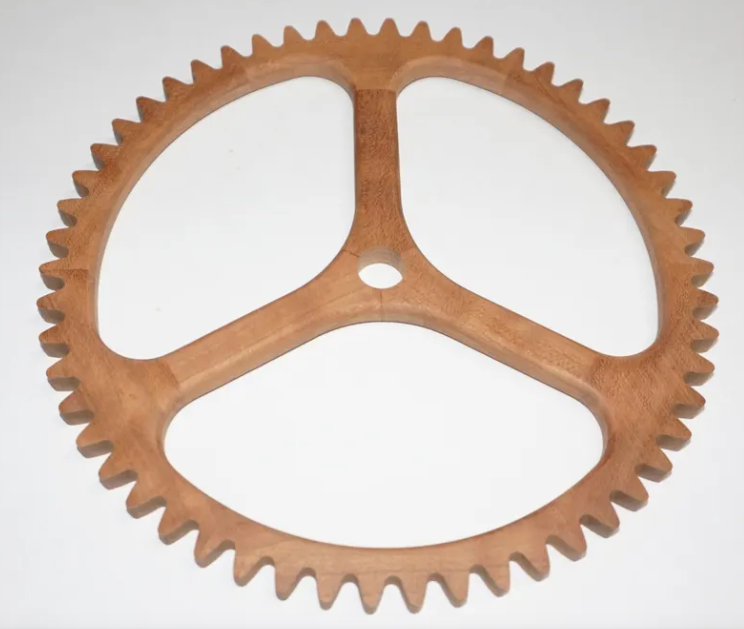
#> input picture src/drawings/Screenshot (3).png, 744 x 629 px, found by its file name
$ python measure_photo_v7.py
#> lines starting #> are read from the running program, lines starting #| are printed output that depends on the picture; after the words box and inside, x2 and y2 are one past the last pixel; in counts of white or black regions, pixels touching at a corner belong together
# -*- coding: utf-8 -*-
"""measure_photo_v7.py -- measure the real part on the photo with a proper
ellipse fit of the outer (tooth-tip) boundary, so that the perspective
foreshortening is removed correctly.

All results are given as fractions of the tooth-tip radius.
"""
import math
import numpy as np
from PIL import Image
from scipy import ndimage

SRC = "/workspace/src/drawings/Screenshot (3).png"
OUT = "/workspace/FreeCAD_Models/out/"

rgb = np.array(Image.open(SRC).convert("RGB")).astype(float)
H, W, _ = rgb.shape
#> H = 629; W = 744
R, G, B = rgb[:, :, 0], rgb[:, :, 1], rgb[:, :, 2]
mx, mn = rgb.max(axis=2), rgb.min(axis=2)
sat = mx - mn
wood = (sat > 22) & (R > B + 8) & (mx < 252)
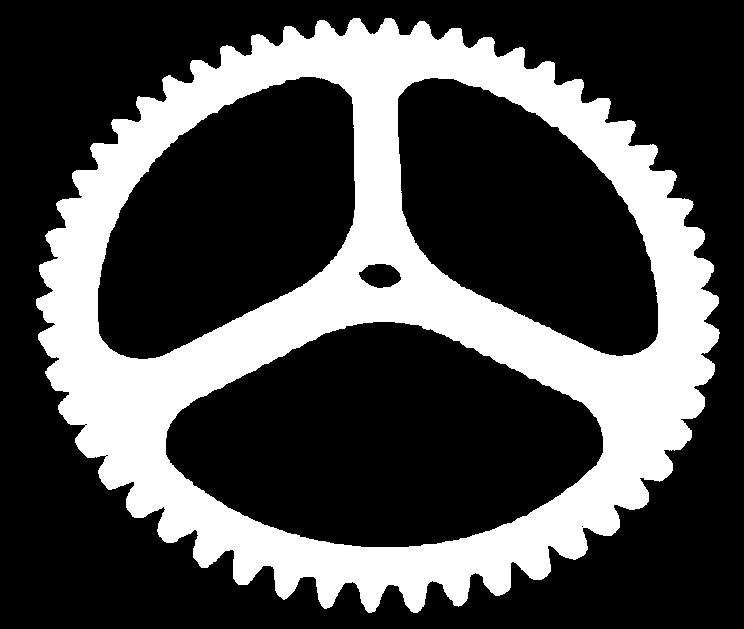
#> wood: shape (629, 744) bool; 29.4% white; 1 white region, box (x1, y1, x2, y2) and area: (36, 18, 720, 613) 137647
wood = ndimage.binary_closing(wood, np.ones((3, 3)))
#> wood: shape (629, 744) bool; 29.4% white; 1 white region, box (x1, y1, x2, y2) and area: (36, 18, 720, 613) 137743
lab, n = ndimage.label(wood, np.ones((3, 3)))
#> n = 1
sizes = ndimage.sum(wood, lab, range(1, n + 1))
#> sizes = [137743]
gid = int(np.argmax(sizes)) + 1
#> gid = 1
wood = (lab == gid)

# ---- outer boundary points -------------------------------------------------
er = ndimage.binary_erosion(wood, np.ones((3, 3)))
#> er: shape (629, 744) bool; 27.8% white; 1 white region, box (x1, y1, x2, y2) and area: (37, 19, 718, 612) 130193
bnd = wood & ~er
#> bnd: shape (629, 744) bool; 1.6% white in thin lines or dots, all inside (x1, y1, x2, y2) = (36, 18, 720, 613)
ys, xs = np.nonzero(bnd)
#> ys = 7550 values from 18 to 612; xs = 7550 values, max 719 at index 4089, min 36 at index 3549, mean 377.7
# keep only the outer boundary (drop the window/bore boundaries): the outer
# boundary is the set of boundary pixels whose distance to the background
# "outside" is small; simpler: take points that are on the convex hull side.
# Use the fact that the outer boundary is the largest connected boundary loop.
bl, bn = ndimage.label(bnd, np.ones((3, 3)))
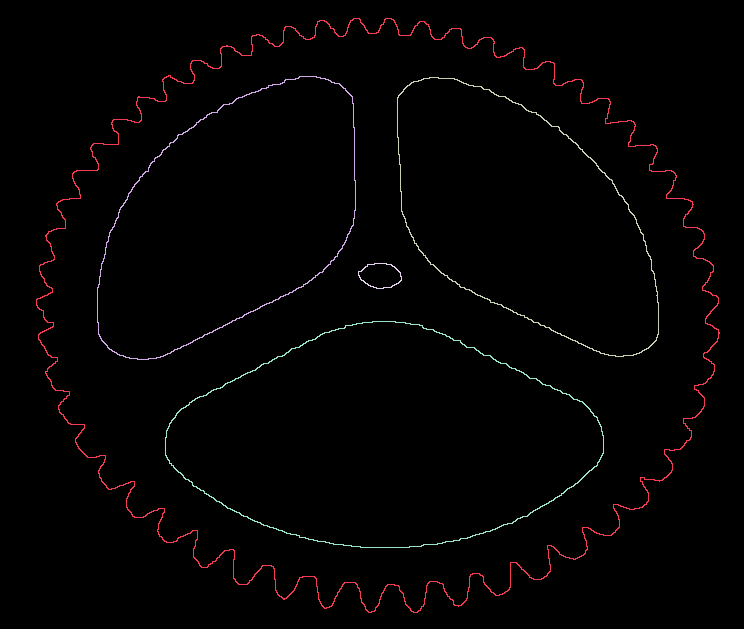
#> bl: shape (629, 744) int32; 6 distinct labels, from 0 to 5; one colour per label, 0 black
#> bn = 5
bs = ndimage.sum(bnd, bl, range(1, bn + 1))
#> bs = [3923, 1082, 1081, 136, 1328]
oid = int(np.argmax(bs)) + 1
#> oid = 1
ys, xs = np.nonzero(bl == oid)
#> ys = 3923 values from 18 to 612; xs = 3923 values, max 719 at index 1964, min 36 at index 1839, mean 376.1
print("outer boundary points: %d" % len(xs))
#| outer boundary points: 3923

# ---- direct least squares ellipse fit (Fitzgibbon) -------------------------
x = xs.astype(float)
#> x has the same summary as xs
y = ys.astype(float)
#> y = 3923 values from 18 to 612
D = np.column_stack([x * x, x * y, y * y, x, y, np.ones_like(x)])
S = D.T @ D
#> S = [[2.68e+14, 1.41e+14, 1.08e+14, 4.38e+11, 2.45e+11, 757554528], [1.41e+14, 1.08e+14, 1.13e+14, 2.45e+11, 2.2e+11, 479052345], [1.08e+14, 1.13e+14, 1.58e+14, 2.2e+11, 2.96e+11, 580763227], [4.38e+11, 2.45e+11, 2.2e+11, 757554528, 479052345, 1475428], [2.45e+11, 2.2e+11, 2.96e+11, 479052345, 580763227, 1265821], [757554528, 479052345, 580763227, 1475428, 1265821, 3923]]
C = np.zeros((6, 6))
C[0, 2] = C[2, 0] = 2.0
C[1, 1] = -1.0
w, v = np.linalg.eig(np.linalg.solve(S, C))
#> w = [0, 0, 0, 5.17e-11, -2.27e-13, -2.21e-13]; v = [[0, 0, 0, -6.37e-06, 8.26e-06, -1.57e-06], [0, 0, 0, 3.95e-07, 7.65e-06, 8.75e-06], [0, 0, 0, -8.69e-06, -1.15e-05, 1.87e-06], [1, 0, 0, 0.00469, -0.00866, -0.00159], [0, 1, 0, 0.00529, 0.00443, -0.00448], [0, 0, 1, -1, 1, 1]]
idx = np.argmax(np.real(w))
#> idx = 3
A, Bc, Cc, Dc, Ec, Fc = np.real(v[:, idx])
#> A = -6.37e-06; Bc = 3.95e-07; Cc = -8.69e-06; Dc = 0.00469; Ec = 0.00529; Fc = -1
# ellipse parameters
den = Bc * Bc - 4 * A * Cc
#> den = -2.21e-10
cx = (2 * Cc * Dc - Bc * Ec) / den
#> cx = 377.7
cy = (2 * A * Ec - Bc * Dc) / den
#> cy = 312.5
num = 2 * (A * Ec * Ec + Cc * Dc * Dc + Fc * Bc * Bc - Bc * Dc * Ec - 4 * A * Cc * Fc)
#> num = -3.15e-10
s = math.sqrt((A - Cc) ** 2 + Bc * Bc)
#> s = 2.35e-06
a = math.sqrt(abs(num / (den * ((A + Cc) + s))))
#> a = 334.6
b = math.sqrt(abs(num / (den * ((A + Cc) - s))))
#> b = 285.8
print("ellipse: centre=(%.2f,%.2f)  a=%.2f  b=%.2f  b/a=%.4f"
      % (cx, cy, a, b, b / a))
#| ellipse: centre=(377.71,312.53)  a=334.63  b=285.84  b/a=0.8542

# ---- corrected polar map ---------------------------------------------------
NA, NR = 1440, 720
RMAX = 1.05
th = np.linspace(0, 2 * math.pi, NA, endpoint=False)
rr = np.linspace(0, RMAX, NR)
TH, RR = np.meshgrid(th, rr, indexing="ij")
X = np.rint(cx + RR * a * np.cos(TH)).astype(int)
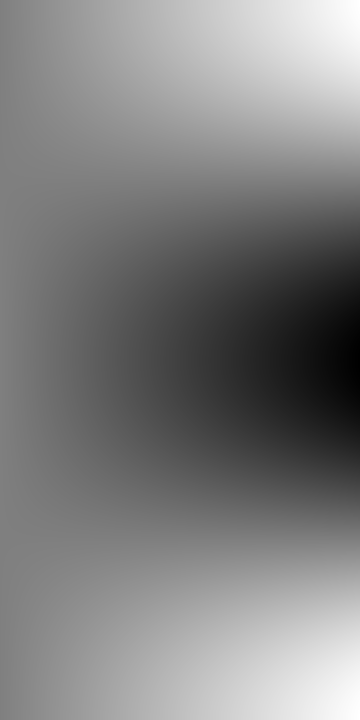
#> X: shape (1440, 720) int64 (shown at 1/2 size); min 26, max 729, mean 377.7; drawn with min black and max white
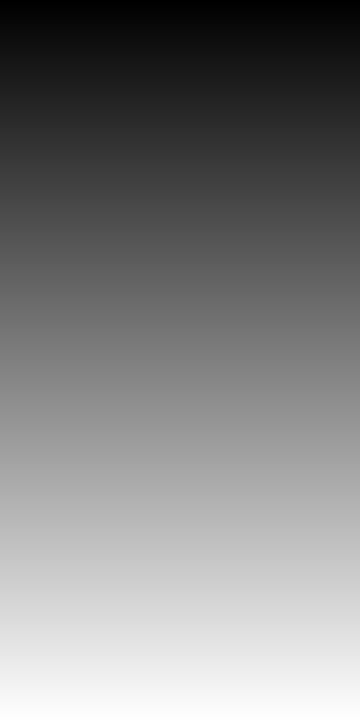
#> TH: shape (1440, 720) float64 (shown at 1/2 size); min 0, max 6.28, mean 3.14; drawn with min black and max white
Y = np.rint(cy - RR * b * np.sin(TH)).astype(int)
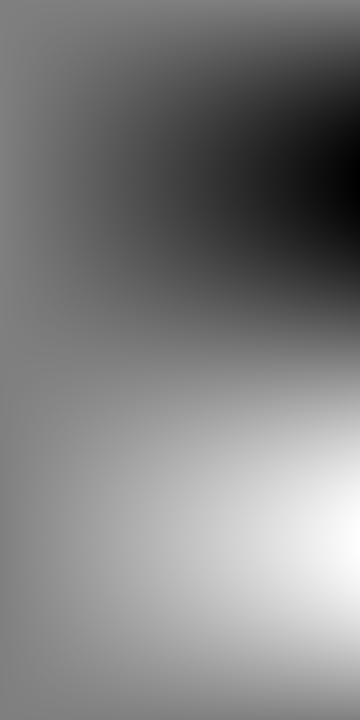
#> Y: shape (1440, 720) int64 (shown at 1/2 size); min 12, max 613, mean 312.5; drawn with min black and max white
ok = (X >= 0) & (X < W) & (Y >= 0) & (Y < H)
#> ok: shape (1440, 720) bool; every value is 1
pw = np.zeros((NA, NR), bool)
pw[ok] = wood[Y[ok], X[ok]]
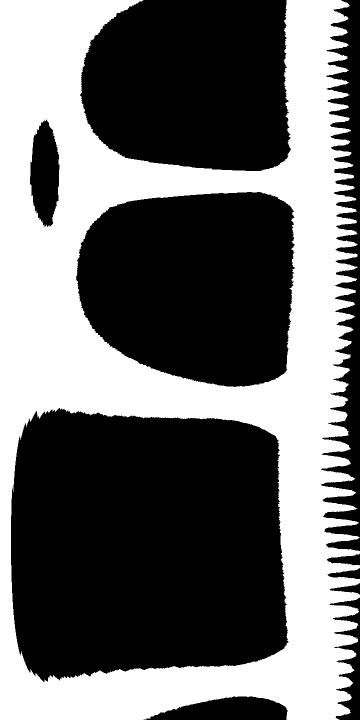
#> pw: shape (1440, 720) bool (shown at 1/2 size); 42.2% white; 1 white region, box (x1, y1, x2, y2) and area: (0, 0, 720, 1440) 437051
pw = ndimage.median_filter(pw.astype(np.uint8), size=(5, 1)).astype(bool)
#> pw: shape (1440, 720) bool; 42.2% white; 2 white regions (1 under 20 px), largest, box (x1, y1, x2, y2) and area: (0, 0, 720, 1440) 437127
np.save(OUT + "polar_wood_v7.npy", pw)

r_out = np.array([rr[np.nonzero(pw[i])[0][-1]] if pw[i].any() else 0.0
                  for i in range(NA)])
#> r_out = 1440 values, max 1.05 at index 1102, min 0.938 at index 968, mean 1
Rtip = np.percentile(r_out, 99.0)
#> Rtip = 1.05
Rroot = np.percentile(r_out, 1.0)
#> Rroot = 0.943
print("\nRtip=%.4f  Rroot=%.4f  depth=%.4f (%.3f Rtip)"
      % (Rtip, Rroot, Rtip - Rroot, (Rtip - Rroot) / Rtip))
#| Rtip=1.0500  Rroot=0.9434  depth=0.1066 (0.102 Rtip)

# teeth: count local maxima of the outer profile
rs = ndimage.median_filter(r_out, 3)
#> rs has the same summary as r_out
thr = 0.5 * (rs.max() + rs.min())
#> thr = 0.994
peaks = [i for i in range(NA)
         if rs[i] > thr and rs[i] >= rs[(i - 1) % NA] and rs[i] > rs[(i + 1) % NA]]
#> peaks = 89 values from 12 to 1427
merged = []
for p in peaks:
    if merged and (p - merged[-1]) % NA < 10:
        continue
    merged.append(p)
#> this loop made 89 passes
#> p on passes 1 to 12: 12, 38, 65, 90, 115, 117, 119, 141, 143, 167, 191, 214
#> after the loop, merged = 58 values from 12 to 1425
print("teeth (peak count) = %d" % len(merged))
#| teeth (peak count) = 58
sig = r_out - r_out.mean()
#> sig = 1440 values, max 0.0464 at index 1102, min -0.066 at index 968, mean -3.76e-17
F = np.abs(np.fft.rfft(sig))
#> F = 721 values, max 10.08 at index 49, min 5.38e-14 at index 0, mean 0.297
top = np.argsort(F[20:90])[::-1][:6] + 20
#> top = [49, 48, 47, 50, 62, 63]
print("FFT top harmonics: %s" % ", ".join("%d(%.0f)" % (k, F[k]) for k in top))
#| FFT top harmonics: 49(10), 48(10), 47(7), 50(7), 62(6), 63(5)

# ---- radial material fraction ---------------------------------------------
frac = pw.mean(axis=0)
#> frac = 720 values, max 1 at index 0, min 0.0167 at index 719, mean 0.422
print("\nradial material fraction (r/Rtip : frac):")
for f in np.arange(0.0, 1.01, 0.02):
    j = int(f / RMAX * NR)
    print("  %.2f : %.2f" % (f, frac[j]))
#> this loop made 51 passes
#|   0.00 : 1.00
#|   0.02 : 1.00
#|   0.04 : 0.82
#|   0.06 : 0.70
#|   0.08 : 0.66
#|   0.10 : 0.54
#|   0.12 : 0.50
#|   0.14 : 0.49
#> (further printed lines are left out)


def runs_at(fr, band=4):
    j = int(fr / RMAX * NR)
    col = pw[:, max(0, j - band):j + band + 1].mean(axis=1) > 0.5
    out, s = [], None
    for i, v in enumerate(col):
        if v and s is None:
            s = i
        elif not v and s is not None:
            out.append((s * 360.0 / NA, (i - 1) * 360.0 / NA))
            s = None
    if s is not None:
        out.append((s * 360.0 / NA, (NA - 1) * 360.0 / NA))
    return out


print("\nmaterial angular runs (deg) at r/Rtip:")
for f in (0.10, 0.15, 0.20, 0.25, 0.30, 0.35, 0.40, 0.45, 0.50, 0.55,
          0.60, 0.65, 0.70, 0.75, 0.78, 0.80, 0.82, 0.85, 0.90):
    rs_ = [t for t in runs_at(f) if (t[1] - t[0]) > 1.0]
    print("  %.2f : %s" % (f, "  ".join("%.1f..%.1f" % t for t in rs_)))

print("\nspoke width (linear, /Rtip) vs radius:")
for f in (0.20, 0.25, 0.30, 0.35, 0.40, 0.45, 0.50, 0.55, 0.60, 0.65,
          0.70, 0.75, 0.78):
    rs_ = [t for t in runs_at(f) if 3.0 < (t[1] - t[0]) < 60.0]
    if not rs_:
        continue
    ws = [2 * f * math.sin(math.radians((t[1] - t[0]) / 2.0)) for t in rs_]
    print("  r=%.2f Rtip: %s   -> w=%.3f Rtip"
          % (f, "  ".join("%.1f..%.1f" % t for t in rs_), np.mean(ws)))

print("\nwindow radial extent along window axes:")
for a in (30, 150, 270):
    i = int(a / 360.0 * NA)
    col = pw[(i - 6) % NA:(i + 7) % NA].mean(axis=0) > 0.5
    segs, s = [], None
    for j, v in enumerate(col):
        if v and s is None:
            s = j
        elif not v and s is not None:
            segs.append((rr[s], rr[j - 1]))
            s = None
    if s is not None:
        segs.append((rr[s], rr[-1]))
    print("  %3d deg : %s" % (a, "  ".join("%.3f..%.3f" % t for t in segs)))

# ---- bore ------------------------------------------------------------------
bg = ~wood
lab2, n2 = ndimage.label(bg, np.ones((3, 3)))
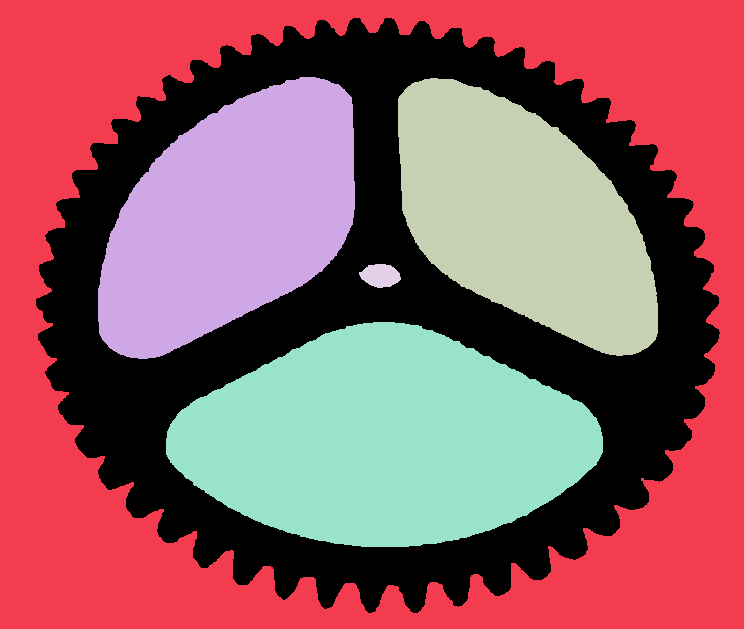
#> lab2: shape (629, 744) int32; 6 distinct labels, from 0 to 5; one colour per label, 0 black
#> n2 = 5
border = set(lab2[0, :]) | set(lab2[-1, :]) | set(lab2[:, 0]) | set(lab2[:, -1])
#> border = 1 item
print("\nholes (windows + bore):")
for i in range(1, n2 + 1):
    if i in border:
        continue
    ar = int((lab2 == i).sum())
    if ar < 50:
        continue
    yy, xx = np.nonzero(lab2 == i)
    print("  area=%6d  bbox x[%d..%d] y[%d..%d]  cen=(%.1f,%.1f)  w=%d h=%d"
          % (ar, xx.min(), xx.max(), yy.min(), yy.max(),
             xx.mean(), yy.mean(), xx.max() - xx.min() + 1, yy.max() - yy.min() + 1))
#> this loop made 5 passes
#> ar on passes 2 to 5: 48893, 46703, 738, 69056
#|   area= 48893  bbox x[98..354] y[77..358]  cen=(230.1,217.5)  w=257 h=282
#|   area= 46703  bbox x[398..657] y[78..355]  cen=(522.7,216.3)  w=260 h=278
#|   area=   738  bbox x[359..400] y[264..287]  cen=(380.1,275.2)  w=42 h=24
#|   area= 69056  bbox x[166..602] y[322..546]  cen=(384.2,439.8)  w=437 h=225
